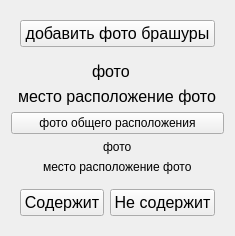
       <widget class="QWidget" name="widget_3" native="true">
        <property name="maximumSize">
         <size>
          <width>500</width>
          <height>16777215</height>
         </size>
        </property>
        <layout class="QVBoxLayout" name="verticalLayout_20">
         <item>
          <widget class="QWidget" name="widget_4" native="true">
           <property name="maximumSize">
            <size>
             <width>16777215</width>
             <height>50</height>
            </size>
           </property>
           <layout class="QHBoxLayout" name="horizontalLayout_10">
            <item alignment="Qt::AlignTop">
             <widget class="QPushButton" name="foto">
              <property name="font">
               <font>
                <family>Arial</family>
                <pointsize>12</pointsize>
               </font>
              </property>
              <property name="text">
               <string>добавить фото брашуры</string>
              </property>
             </widget>
            </item>
           </layout>
          </widget>
         </item>
         <item alignment="Qt::AlignHCenter|Qt::AlignTop">
          <widget class="QLabel" name="image">
           <property name="minimumSize">
            <size>
             <width>50</width>
             <height>0</height>
            </size>
           </property>
           <property name="maximumSize">
            <size>
             <width>250</width>
             <height>250</height>
            </size>
           </property>
           <property name="font">
            <font>
             <family>Arial</family>
             <pointsize>12</pointsize>
            </font>
           </property>
           <property name="text">
            <string>фото</string>
           </property>
          </widget>
         </item>
         <item alignment="Qt::AlignHCenter|Qt::AlignTop">
          <widget class="QLabel" name="nameimage">
           <property name="font">
            <font>
             <family>Arial</family>
             <pointsize>12</pointsize>
            </font>
           </property>
           <property name="text">
            <string>место расположение фото</string>
           </property>
          </widget>
         </item>
         <item alignment="Qt::AlignTop">
          <widget class="QPushButton" name="fotogv">
           <property name="text">
            <string>фото общего расположения</string>
           </property>
          </widget>
         </item>
         <item alignment="Qt::AlignHCenter|Qt::AlignTop">
          <widget class="QLabel" name="imagegv">
           <property name="maximumSize">
            <size>
             <width>250</width>
             <height>250</height>
            </size>
           </property>
           <property name="text">
            <string>фото</string>
           </property>
          </widget>
         </item>
         <item alignment="Qt::AlignHCenter">
          <widget class="QLabel" name="nameimagejv">
           <property name="text">
            <string>место расположение фото</string>
           </property>
          </widget>
         </item>
         <item>
          <widget class="QWidget" name="widget_2" native="true">
           <layout class="QHBoxLayout" name="horizontalLayout_11">
            <item alignment="Qt::AlignBottom">
             <widget class="QPushButton" name="pom">
              <property name="font">
               <font>
                <family>Arial</family>
                <pointsize>12</pointsize>
               </font>
              </property>
              <property name="text">
               <string>Содержит</string>
              </property>
             </widget>
            </item>
            <item alignment="Qt::AlignBottom">
             <widget class="QPushButton" name="vc">
              <property name="font">
               <font>
                <family>Arial</family>
                <pointsize>12</pointsize>
               </font>
              </property>
              <property name="text">
               <string>Не содержит</string>
              </property>
             </widget>
            </item>
           </layout>
          </widget>
         </item>
        </layout>
       </widget>
